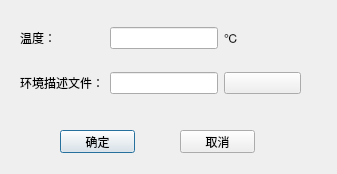
<?xml version="1.0" encoding="UTF-8"?>
<ui version="4.0">
 <class>DetectorDialogUI</class>
 <widget class="QDialog" name="DetectorDialogUI">
  <property name="geometry">
   <rect>
    <x>0</x>
    <y>0</y>
    <width>337</width>
    <height>174</height>
   </rect>
  </property>
  <property name="windowTitle">
   <string>探测器参数设置</string>
  </property>
  <widget class="QWidget" name="gridLayoutWidget">
   <property name="geometry">
    <rect>
     <x>20</x>
     <y>10</y>
     <width>281</width>
     <height>101</height>
    </rect>
   </property>
   <layout class="QGridLayout" name="gridLayout" columnstretch="1,0,1">
    <item row="1" column="1">
     <widget class="QLineEdit" name="lineEdit"/>
    </item>
    <item row="1" column="2">
     <widget class="QPushButton" name="pushButton">
      <property name="text">
       <string/>
      </property>
      <property name="icon">
       <iconset resource="simulation.qrc">
        <normaloff>:/images/open.png</normaloff>:/images/open.png</iconset>
      </property>
      <property name="autoDefault">
       <bool>false</bool>
      </property>
     </widget>
    </item>
    <item row="0" column="2">
     <widget class="QLabel" name="label">
      <property name="text">
       <string>℃</string>
      </property>
     </widget>
    </item>
    <item row="0" column="1">
     <widget class="QLineEdit" name="lineEdit_2"/>
    </item>
    <item row="0" column="0">
     <widget class="QLabel" name="label_2">
      <property name="text">
       <string>温度：</string>
      </property>
     </widget>
    </item>
    <item row="1" column="0">
     <widget class="QLabel" name="label_3">
      <property name="text">
       <string>环境描述文件：</string>
      </property>
     </widget>
    </item>
   </layout>
  </widget>
  <widget class="QPushButton" name="pushButton_2">
   <property name="geometry">
    <rect>
     <x>60</x>
     <y>130</y>
     <width>75</width>
     <height>23</height>
    </rect>
   </property>
   <property name="text">
    <string>确定</string>
   </property>
  </widget>
  <widget class="QPushButton" name="pushButton_3">
   <property name="geometry">
    <rect>
     <x>180</x>
     <y>130</y>
     <width>75</width>
     <height>23</height>
    </rect>
   </property>
   <property name="text">
    <string>取消</string>
   </property>
   <property name="autoDefault">
    <bool>false</bool>
   </property>
  </widget>
 </widget>
 <resources>
  <include location="simulation.qrc"/>
 </resources>
 <connections/>
</ui>
